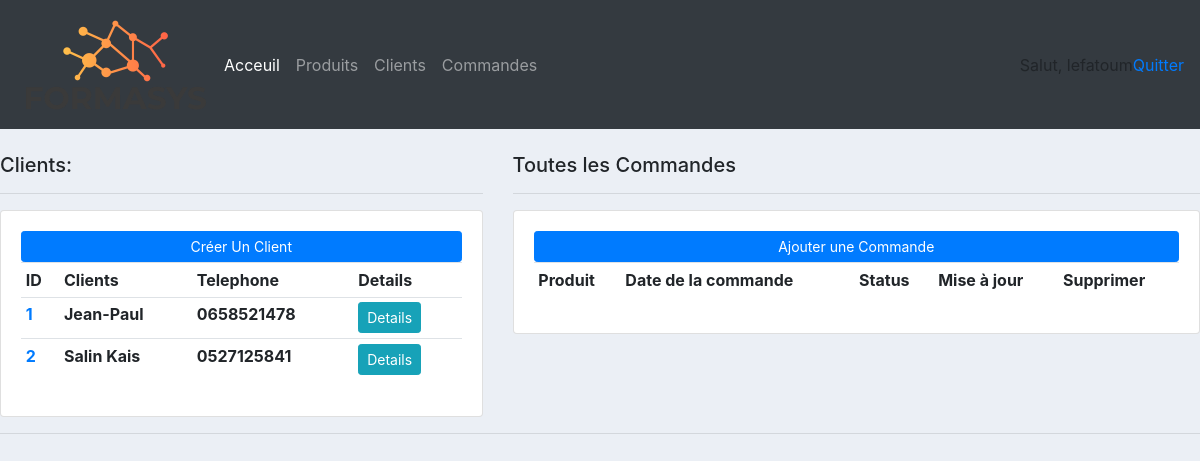
Page / (signed in) on the earlier database version.
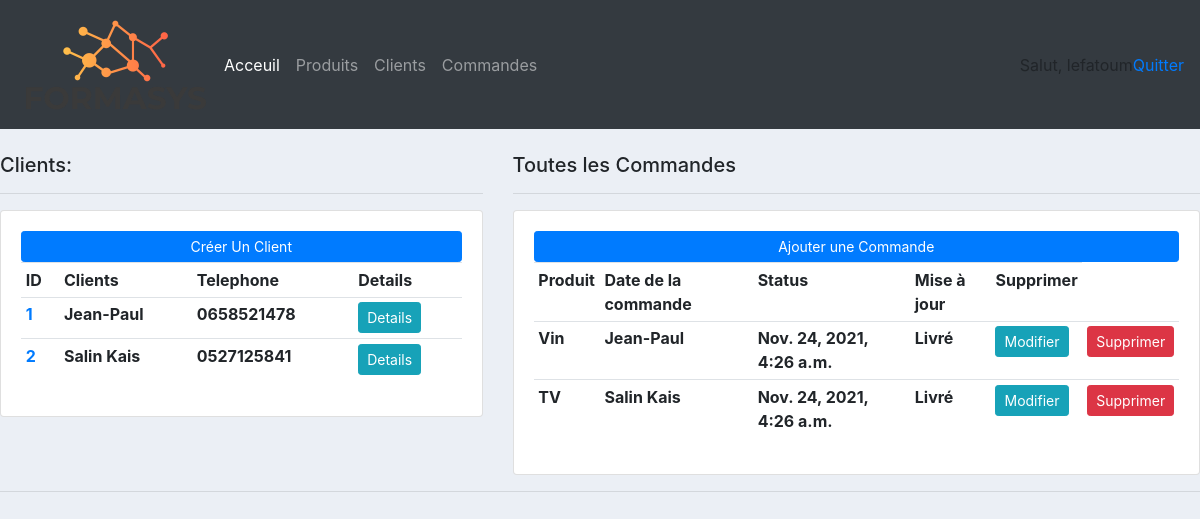
Same page on the later database version.
### client/models.py (models this page shows)
class Client(models.Model):
    nom = models.CharField(max_length=200, null=True)
    telephone = models.CharField(max_length=200, null=True)
    date_creation = models.DateTimeField(auto_now_add=True)
    def __str__(self):
            return self.nom

### commande/models.py (models this page shows, shortened)
class Commande(models.Model):
    STATUS = (('en instance', 'en instance'), ('non livré', 'non livré'), ('livré', 'livré"'))
    client = models.ForeignKey(Client, null=True, on_delete=models.SET_NULL)
    produit = models.ForeignKey(Produit, null=True, on_delete=models.SET_NULL)
    status = models.CharField(max_length=200, null=True,choices=STATUS)
    date_creation = models.DateTimeField(auto_now_add=True, null=True)

### produit/models.py (models this page shows)
class Produit(models.Model):
    nom = models.CharField(max_length=200, null=True)
    prix = models.FloatField(null=True)
    tag = models.ManyToManyField(Tag)
    date_creation = models.DateTimeField(auto_now_add=True, null=True)
    def __str__(self):
        return self.nom

### produit/views.py (the view)
# urls.py: path('', views.home, name = 'acceuil'),
@login_required(login_url='acces')
def home(request):
    commandes = Commande.objects.all()
    clients = Client.objects.all()
    context = {'commandes':commandes, 'clients': clients}
    return render(request, 'produit/acceuil.html', context)

### templates/produit/acceuil.html
{% extends 'main.html' %}
    {% block content%}
<br>
<div class="row">
    <div class="col-md-5">
        <h5>Clients:</h5>
        <hr>
        <div class="card card-body">
            <a class="btn btn-primary btn-sm btn-block" href="">Créer Un Client</a>
            <table class="table table-sm">
                <tr>
                    <th>ID</th>
                    <th>Clients</th>
                    <th>Telephone</th>
                    <th>Details</th>
            {% for client in clients %}
                </tr>
                <th><a href="{% url 'client' client.id %}">{{client.id}}</a></th>
                <th>{{client.nom}}</th>
                <th>{{client.telephone}}</th>
                <th><a class="btn btn-sm btn-info" href="{% url 'client' client.id %}">Details</a></th>
                {% endfor %}
            </table>
        </div>
    </div>
    <div class="col-md-7">
        <h5>Toutes les  Commandes</h5>
        <hr>
        <div class="card card-body">
            <a class="btn btn-primary btn-sm btn-block" href="{% url 'ajout_commande' %}">Ajouter une Commande</a>
            <table class="table table-sm">
                <tr>
                    <th>Produit</th>
                    <th>Date de la commande</th>
                    <th>Status</th>
                    <th>Mise à jour</th>
                    <th>Supprimer</th>
                </tr>
                {% for commande in commandes %}
                <tr>
                    <th>{{commande.produit}}</th>
                    <th>{{commande.client}}</th>
                    <th>{{commande.date_creation}}</th>
                    <th>{{commande.status}}</th>
                    <th><a class="btn btn-sm btn-info" href="{% url 'modifier_commande' commande.id %}">Modifier</a></th>
                    <th><a class="btn btn-sm btn-danger" href="{% url 'supprimer_commande' commande.id %}">Supprimer</a></th>
                </tr>
                {% endfor %}
            </table>
        </div>
    </div>
</div>
    {% endblock content%}

### templates/main.html (shortened to what this page needs)
{% load static %}
<!DOCTYPE html>
<html lang="en">
<head>
<link rel="stylesheet" href="https://stackpath.bootstrapcdn.com/bootstrap/4.5.2/css/bootstrap.min.css">
    <link rel="stylesheet" type="text/css" href="{% static 'css/main.css' %}">
</head>
<body>
{% include 'base/navbar.html' %}
{% block content %}
{% endblock content%}
<hr>
</body>
</html>

### templates/base/navbar.html (shortened to what this page needs)
{% load static %}
<nav class="navbar navbar-expand-lg navbar-dark bg-dark">
  <img src="{% static 'images/logo.png' %}">
  <div class="collapse navbar-collapse" id="navbarNav">
    <ul class="navbar-nav">
      <li class="nav-item active">
        <a class="nav-link" href="#">Acceuil</a>
      </li>
        <li class="nav-item">
        <a class="nav-link" href="#">Produits</a>
      </li>
      <li class="nav-item">
        <a class="nav-link" href="#">Clients</a>
      </li>
      <li class="nav-item">
        <a class="nav-link" href="#">Commandes</a>
      </li>
    </ul>
  </div>
  <span>Salut, {{request.user}} </span>
  <span><a href="{% url 'quitter' %}"> Quitter</a></span>
</nav>

### static/css/main.css (style rules this page uses)
body { background-color: #ebeff5; }

Differences in the rows shown:
added Commande: produit "Vin", client "Jean-Paul", date_creation "Nov. 24, 2021, 4:26 a.m.", status "Livré"
added Commande: produit "TV", client "Salin Kais", date_creation "Nov. 24, 2021, 4:26 a.m.", status "Livré"
